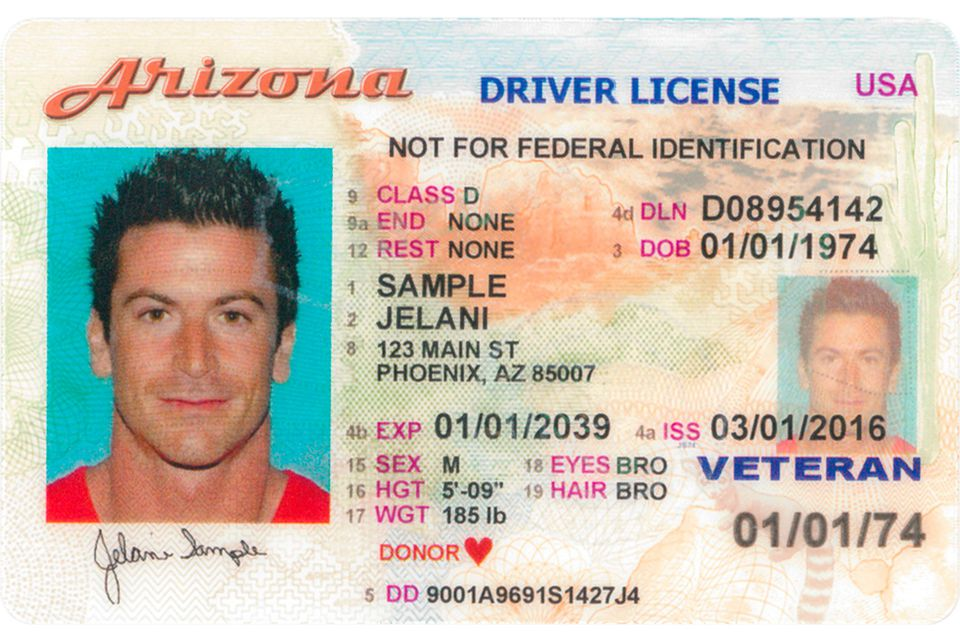
#> input picture dl1.jpg, 960 x 640 px, found by its file name
$ jupyter execute --allow-errors opencvbasichandson.ipynb
#> lines starting #> are read from the running program, lines starting #| are printed output that depends on the picture; after the words box and inside, x2 and y2 are one past the last pixel; in counts of white or black regions, pixels touching at a corner belong together
[cell 1]
import cv2
import numpy as np
from matplotlib import pyplot as plt
from PIL import Image
import pytesseract

img = cv2.imread('/home/nuc-obs-06/projects/Aravind/Workspace/dl1.jpg',0)
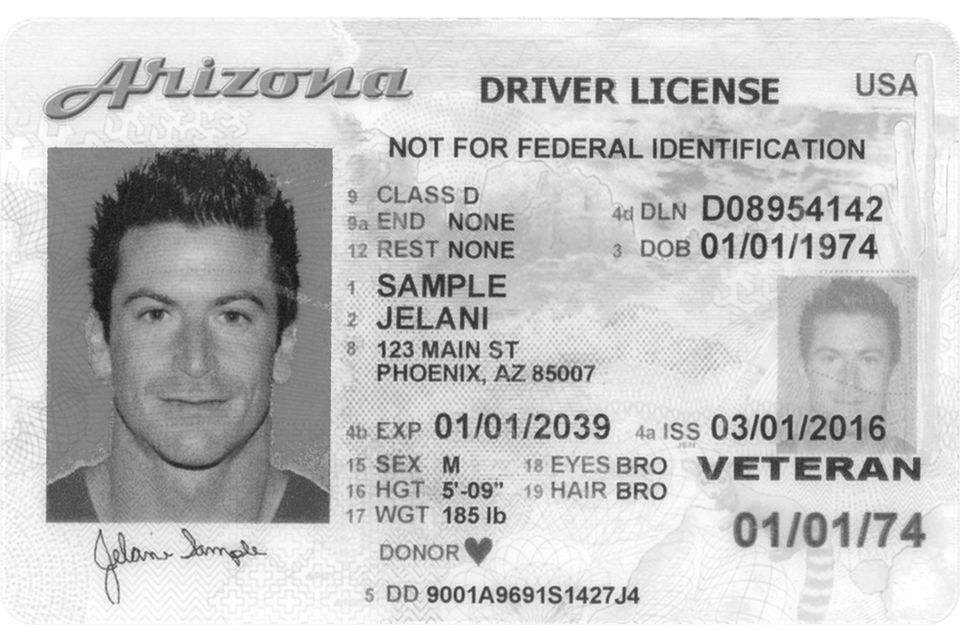
#> img: shape (640, 960); min 18, max 255, mean 196.3
original_image = img.copy()
cv2.imshow('image',img)
cv2.waitKey(0)
cv2.destroyAllWindows()
# plt.imshow(img)
# plt.show()

[cell 2]
image = cv2.cvtColor(img,cv2.COLOR_BGR2RGB)
plt.imshow(image)
plt.show()

[cell 3]
ret,thresh_binary = cv2.threshold(image,127,255,cv2.THRESH_BINARY)
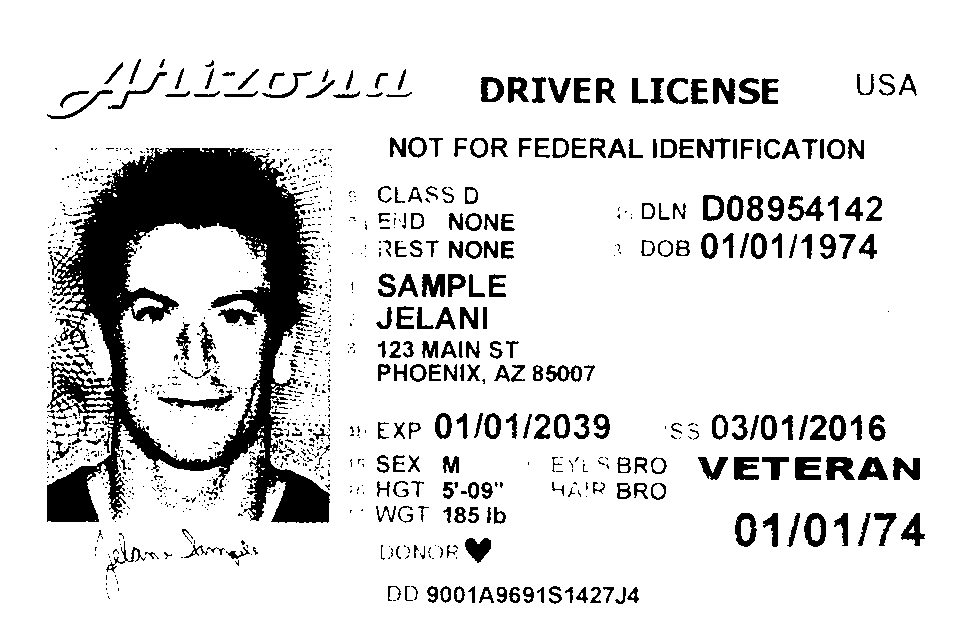
#> thresh_binary: shape (640, 960, 3); 86.8% white; 1123 black regions (842 under 20 px), largest, box (x1, y1, x2, y2) and area: (47, 148, 330, 523) 40121, (158, 390, 234, 411) 507, (826, 457, 855, 480) 478
plt.imshow(thresh_binary)

[cell 4]
ret,thresh_binary = cv2.threshold(image,127,255,cv2.THRESH_BINARY_INV)
plt.imshow(thresh_binary)

[cell 5]
ret,thresh_binary = cv2.threshold(image,127,255,cv2.THRESH_TRUNC)
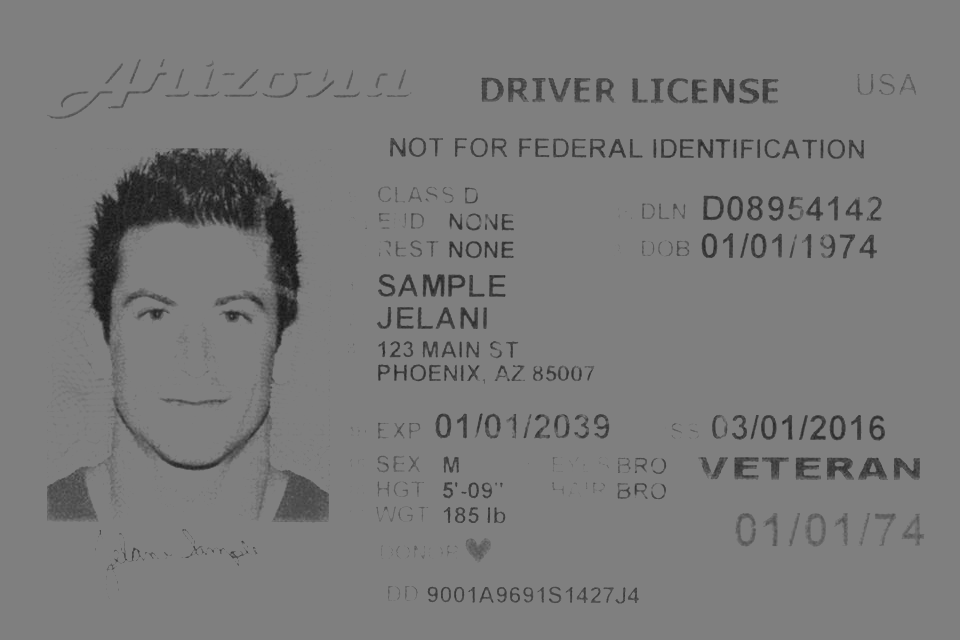
#> thresh_binary: shape (640, 960, 3); min 18, max 127, mean 121.9
plt.imshow(thresh_binary)

[cell 6]
ret,thresh_binary = cv2.threshold(image,127,255,cv2.THRESH_TOZERO)
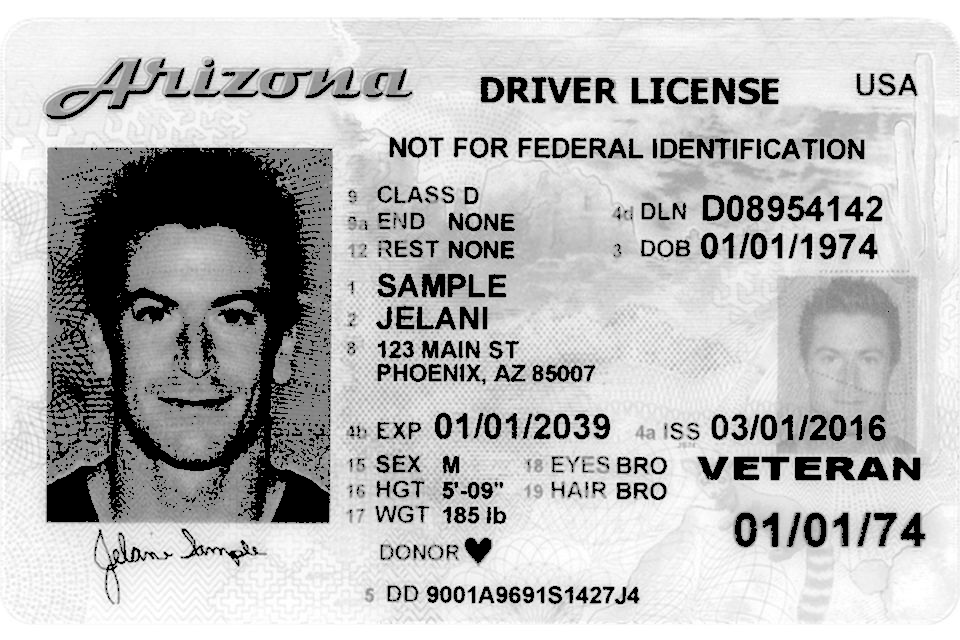
#> thresh_binary: shape (640, 960, 3); min 0, max 255, mean 184.6
plt.imshow(thresh_binary)

[cell 7]
ret,thresh_binary = cv2.threshold(image,127,255,cv2.THRESH_TOZERO_INV)
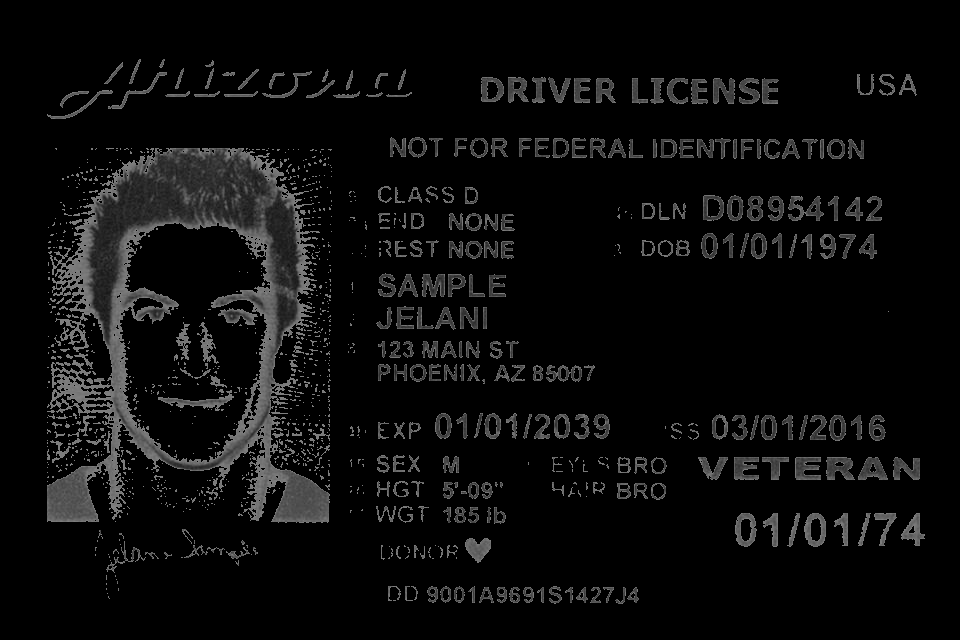
#> thresh_binary: shape (640, 960, 3); min 0, max 127, mean 11.7
plt.imshow(thresh_binary)

[cell 8]
im_gray = cv2.imread('/home/nuc-obs-06/projects/Aravind/Workspace/dl1.jpg', cv2.IMREAD_GRAYSCALE)

[cell 9]
(thresh, im_bw) = cv2.threshold(im_gray, 128, 255, cv2.THRESH_BINARY | cv2.THRESH_OTSU)
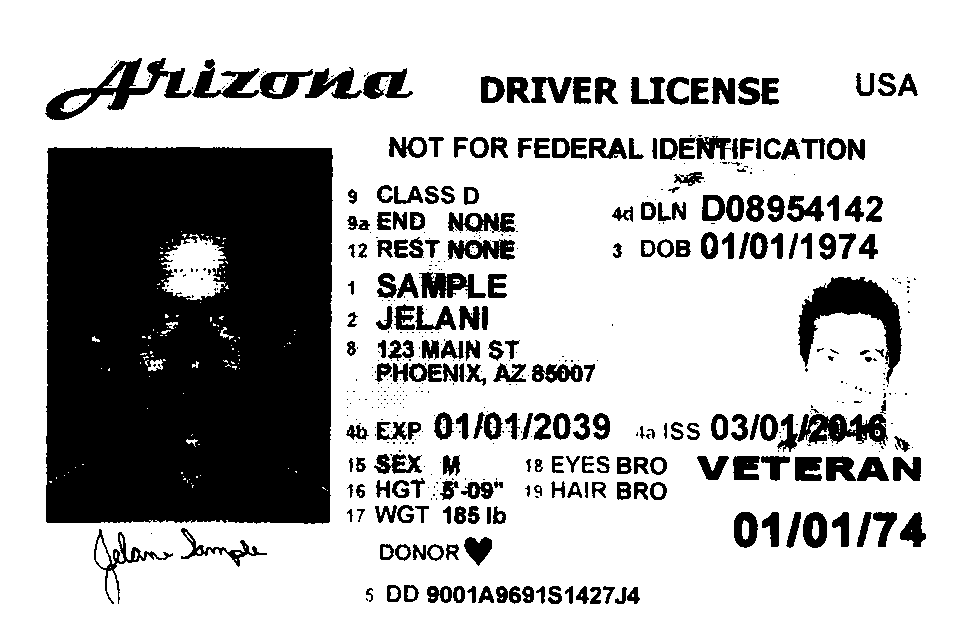
#> im_bw: shape (640, 960); 73% white; 563 black regions (333 under 20 px), largest, box (x1, y1, x2, y2) and area: (46, 147, 333, 524) 103001, (798, 277, 902, 384) 4206, (45, 58, 192, 120) 2764
#> thresh = 171
cv2.imshow('image',im_bw)
cv2.waitKey(0)
cv2.destroyAllWindows()
plt.imshow(im_bw)

[cell 10]
crop_img = im_bw[120:430, 240:650] # Crop from {x, y, w, h } => {0, 0, 300, 400}
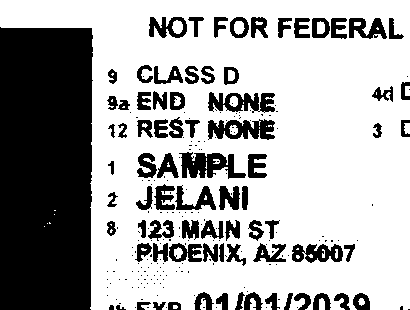
#> crop_img: shape (310, 410); 66.6% white; 239 black regions (161 under 20 px), largest, box (x1, y1, x2, y2) and area: (0, 27, 93, 310) 25818, (179, 152, 246, 179) 1060, (208, 119, 275, 140) 934
plt.imshow(crop_img)
# cv2.imshow('fsdf',crop_img)
# cv2.waitKey(0)

#> (a cell that did not finish here is left out)

[cell 12]
print(pytesseract.image_to_osd(Image.open('/home/nuc-obs-06/projects/Aravind/Workspace/dl1.jpg')))
#> (this line was passed over: pytesseract is not available in this run)
